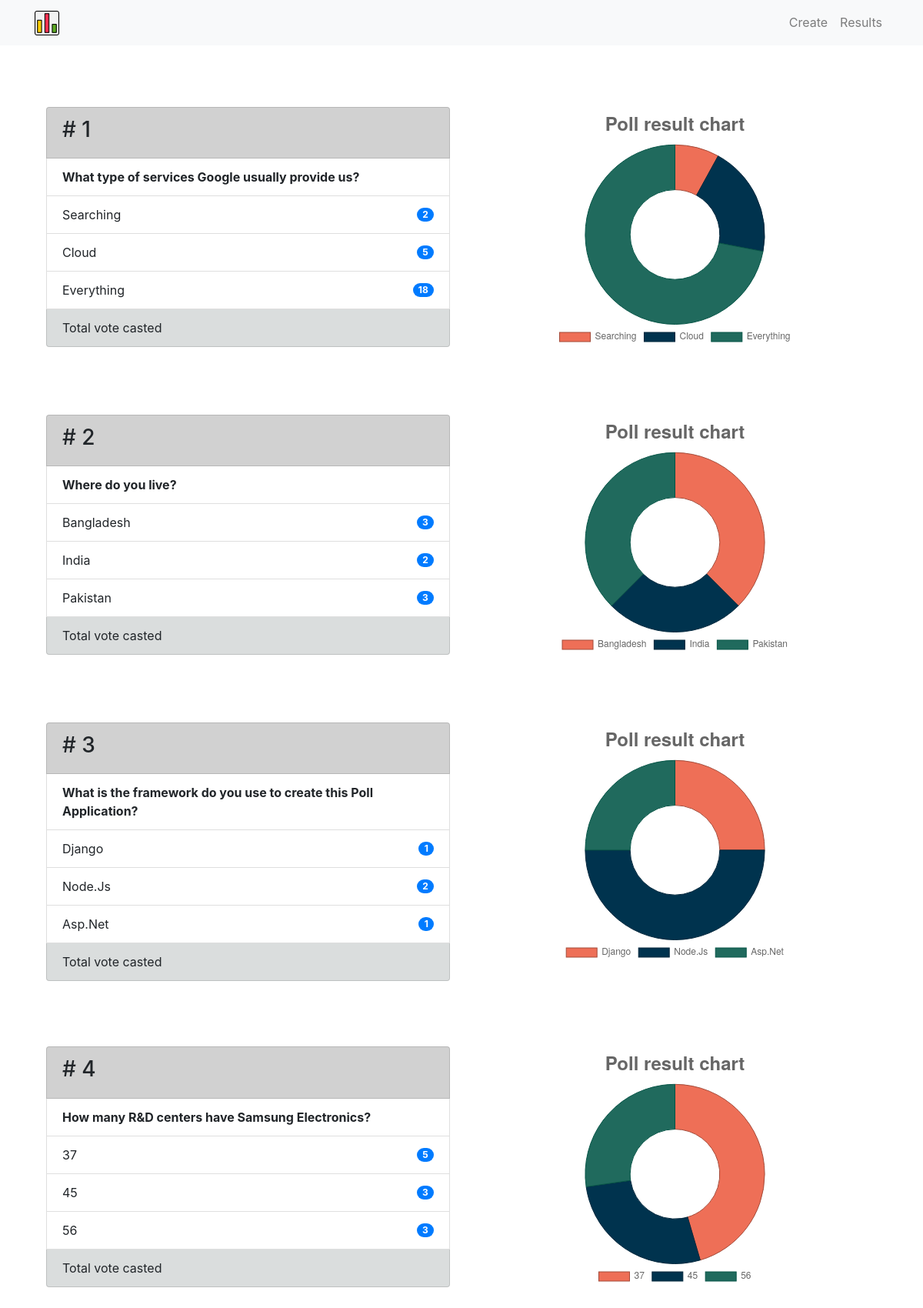
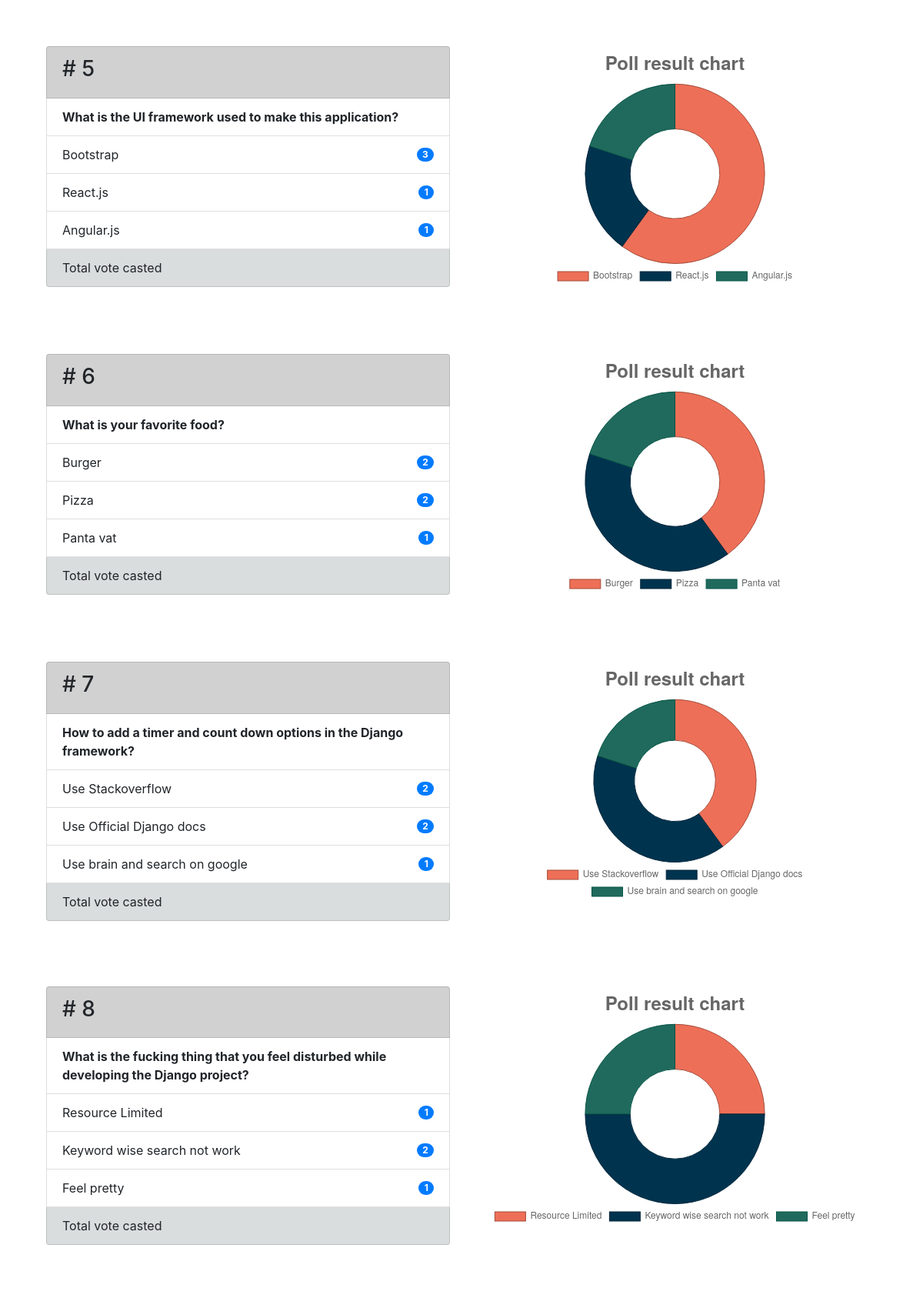
The page /allresults/ (upper part) on the database its author committed (2 pictures, top to bottom).
### poll/models.py (models this page shows, shortened)
class Poll(models.Model):
    question = RichTextField(blank=True, null=True)
    qs_one = models.CharField(max_length=30)
    qs_two = models.CharField(max_length=30)
    qs_three = models.CharField(max_length=30)
    qs_one_cnt = models.IntegerField(default=0)
    qs_two_cnt = models.IntegerField(default=0)
    qs_three_cnt = models.IntegerField(default=0)

### poll/views.py (the view)
# urls.py: path('allresults/', poll_views.allresults, name='allresults'),
def allresults(request):
    allpolls = Poll.objects.all()
    context = {'allpolls': allpolls}
    return render(request, 'poll/allresults.html', context)

### poll/templates/poll/allresults.html (shortened to what this page needs)
{% extends "poll/base.html" %}
{% block main %}
{% for poll in allpolls %}
<div class="container homepage">
    <div class="row">
        <div class="col questions">
            <ul class="list-group">
                <li class="list-group-item" style="background-color: #d1d1d1;"><h3># {{ forloop.counter }}</h3></li>
                <li class="list-group-item"><strong>{{ poll.question|safe }}</strong></li>
                <li class="list-group-item d-flex justify-content-between align-items-center">{{ poll.qs_one }} <span class="badge badge-primary badge-pill">{{ poll.qs_one_cnt }}</span></li>
                <li class="list-group-item d-flex justify-content-between align-items-center">{{ poll.qs_two }} <span class="badge badge-primary badge-pill">{{ poll.qs_two_cnt }}</span></li>
                <li class="list-group-item d-flex justify-content-between align-items-center">{{ poll.qs_three }} <span class="badge badge-primary badge-pill">{{ poll.qs_three_cnt }}</span></li>
                <li class="list-group-item d-flex justify-content-between align-items-center" style="background-color: #dadddd;"> Total vote casted </li>
            </ul>
        </div>
        <div class="col chart">
            <canvas id="{{poll}}" height="180"></canvas>
        </div>
    </div>
</div>
<script>
    var ctx = document.getElementById("{{poll}}").getContext('2d');
    var chart = new Chart(ctx, {
        type: 'doughnut',
        data: {
            labels: ["{{ poll.qs_one }}", "{{ poll.qs_two }}", "{{ poll.qs_three }}"],
            datasets: [{
                label: "Poll results",
                backgroundColor: [
                    '#ee6f57',
                    '#00334e',
                    '#206a5d'
                ],
                borderColor: [
                    '#a34a39',
                    '#00263b',
                    '#065446'
                ],
                data: ['{{ poll.qs_one_cnt }}', '{{ poll.qs_two_cnt }}', '{{ poll.qs_three_cnt }}'],
                borderWidth: 1
            }],
        },
        // Configuration options go here
        options: {
            title: {
                display: true,
                text: 'Poll result chart',
                fontSize: 24
            },
            legend: {
                display: true,
                position: 'bottom'
            }
        }
    });
</script>
{% endfor %}
{% endblock %}

### poll/static/style.css (style rules this page uses)
.homepage { margin-top: 80px; justify-content: center; margin-bottom: 40px; }
.chart, .questions { margin-bottom: 5px; }

### rows shown on the page
Poll: question "What type of services Google usually provide us?", qs_one "Searching", qs_one_cnt "2", qs_two "Cloud", qs_two_cnt "5", qs_three "Everything", qs_three_cnt "18"
Poll: question "Where do you live?", qs_one "Bangladesh", qs_one_cnt "3", qs_two "India", qs_two_cnt "2", qs_three "Pakistan", qs_three_cnt "3"
Poll: question "What is the framework do you use to create this Poll Application?", qs_one "Django", qs_one_cnt "1", qs_two "Node.Js", qs_two_cnt "2", qs_three "Asp.Net", qs_three_cnt "1"
Poll: question "How many R&D centers have Samsung Electronics?", qs_one "37", qs_one_cnt "5", qs_two "45", qs_two_cnt "3", qs_three "56", qs_three_cnt "3"
Poll: question "What is the UI framework used to make this application?", qs_one "Bootstrap", qs_one_cnt "3", qs_two "React.js", qs_two_cnt "1", qs_three "Angular.js", qs_three_cnt "1"
Poll: question "What is your favorite food?", qs_one "Burger", qs_one_cnt "2", qs_two "Pizza", qs_two_cnt "2", qs_three "Panta vat", qs_three_cnt "1"
Poll: question "How to add a timer and count down options in the Django framework?", qs_one "Use Stackoverflow", qs_one_cnt "2", qs_two "Use Official Django docs", qs_two_cnt "2", qs_three "Use brain and search on google", qs_three_cnt "1"
Poll: question "What is the fucking thing that you feel disturbed while developing the Django project?", qs_one "Resource Limited", qs_one_cnt "1", qs_two "Keyword wise search not work", qs_two_cnt "2", qs_three "Feel pretty", qs_three_cnt "1"
